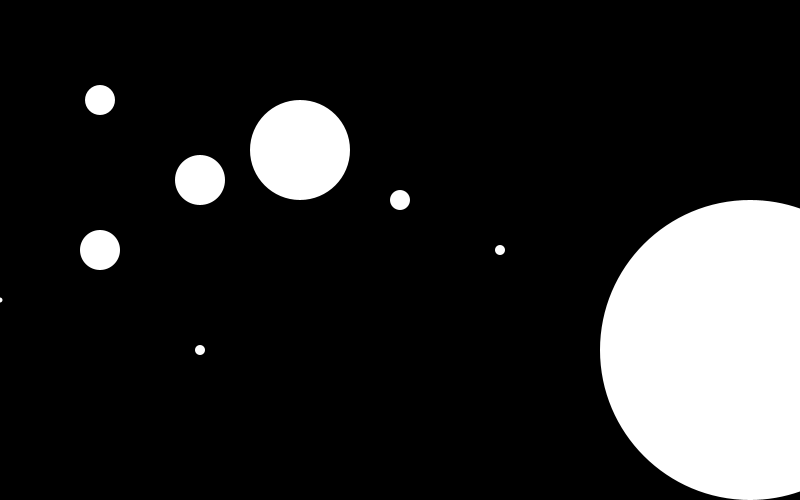
Frame 1 (no input)
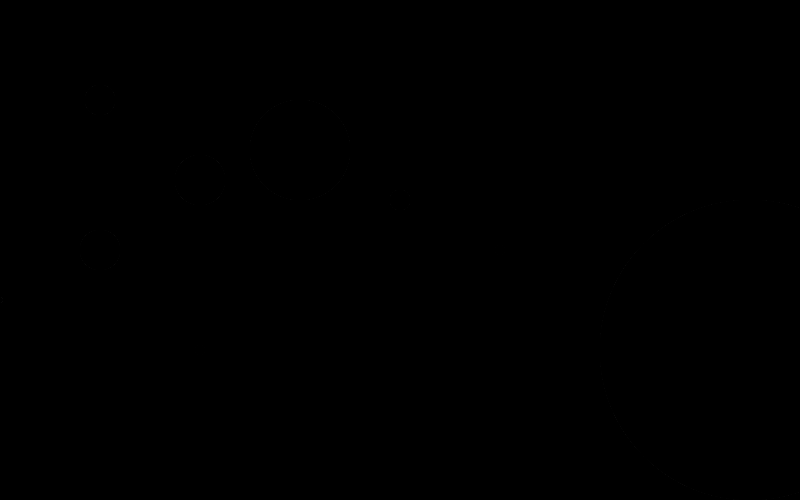
Frame 60 (the mouse pressed at the canvas centre just before this capture)
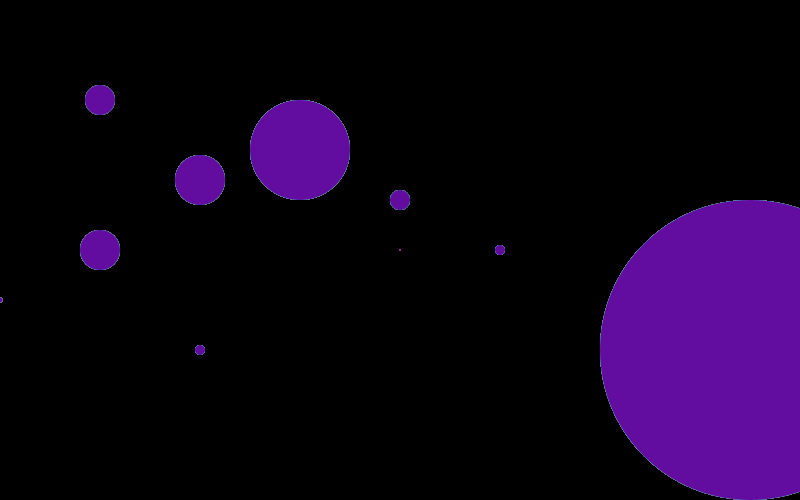
Frame 120 (the mouse held since frame 60 and released just before this capture)

The Processing sketch that drew these frames (run headless with seeded random() and noise(); from frame 60 on, the mouse is pressed at the canvas centre):

// Processing sketch: processing_66798
// ── processing_66798.pde

float xPos;   //declaring position to program
float yPos;  //declare speed always 
float speed = 20; 
boolean moveLeft, moveRight, moveUp, moveDown = false; //declaring it's zero in order to triger it "true"


void setup() {

  size(800, 500);
  background(0, 10);
  noStroke();
  smooth();
  xPos = 100;
  yPos = 100;
  speed = 2;
}


void draw() {
  moon();
  move();
  circle();
  
  
}
//draw the ellipse
void moon()
{
  ellipse(xPos, yPos, 30, 30);
  ellipse(xPos+650, yPos+250, 300, 300);
  ellipse(xPos+100, yPos+80, 50, 50);
  ellipse(xPos, yPos+150, 40, 40);
  ellipse(xPos+200, yPos+50, 100, 100);
  ellipse(xPos+300, yPos+100, 20, 20);
  ellipse(xPos+400, yPos+150, 10, 10);
  ellipse(xPos-100, yPos+200, 5, 5);
  ellipse(xPos+100, yPos+250, 10, 10);



}

//key control 
void keyPressed() {    
  if (keyCode == LEFT) { 
    moveLeft = true;
  }
  if (keyCode == RIGHT) { 
    moveRight = true;
  }
  if (keyCode == UP) { 
    moveUp = true;
  }
  if (keyCode == DOWN) { 
    moveDown = true;
  }
}
void move() {
  if (moveUp) {
    yPos -= speed;
  }
  if (moveDown) {
    yPos += speed;
  }
  if (moveRight) {
    xPos += speed;
  }
  if (moveLeft) {
    xPos -= speed;
  }
}
void circle() {
  if (mousePressed) {
    fill(random(255),random(255),random(255));
  }
  else {
    fill(0);
  }
  ellipse(mouseX, mouseY, 2, 2);
}
